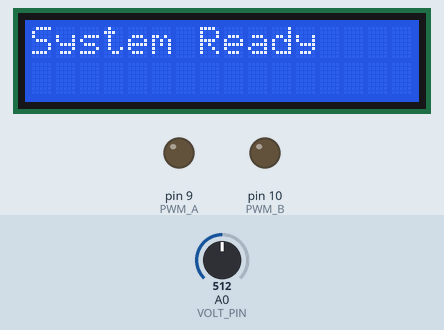
The sketch below on a simulated Arduino Uno, built with avr-gcc and run on an emulated ATmega328P. Parts: 16×2 character LCD, output pins drawn as LEDs (lit = HIGH). Dashed ring = blinking. Inputs (shaded band) come from the test bench; at power-on: A0 (VOLT_PIN) = 512.

Above: at 0.1 s.
2.3 s: A0 (VOLT_PIN) set to 306
At 3.4 s:
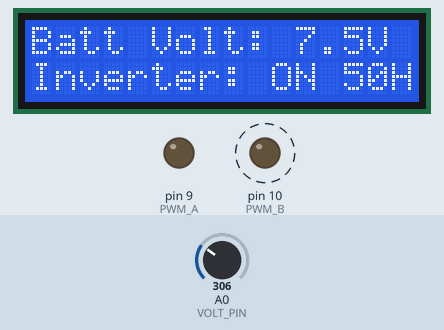
Timing chart, 0 to 6.2 s (numbered marks = the images above; inputs shaded):
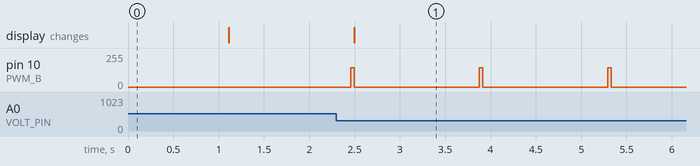

Measured:
- after the input at 2.3 s, the display: changes after 0.20 s (image 1)
- by itself, pin 10 (PWM_B): alternates 143/255 for 0.04 s and 0/255 for 1.4 s

The sketch:

single_phase_inverter.ino
```cpp
// ==========================================================
// SINGLE-PHASE FULL-BRIDGE INVERTER
// 50 Hz output
// 2 kHz SPWM
//
// PWM_A -> S1 and S4
// PWM_B -> S2 and S3
//
// Arduino UNO
// ==========================================================

#include <Wire.h>
#include <LiquidCrystal_I2C.h>

// Initialize LCD at standard address 0x27 (or change to 0x3F if your module uses that)
LiquidCrystal_I2C lcd(0x27, 16, 2);

#define PWM_A 9
#define PWM_B 10
#define VOLT_PIN A0

const float F_OUT = 50.0;
const float F_CARRIER = 2000.0;

const float MOD_INDEX = 0.8;

// Number of carrier periods in one 50-Hz cycle
const int CYCLES = 40;

// Dead time in microseconds
const int DEAD_TIME = 10;

// Counter to periodically refresh the LCD without interrupting SPWM
int cycleCount = 0;

void setup()
{
  pinMode(PWM_A, OUTPUT);
  pinMode(PWM_B, OUTPUT);

  digitalWrite(PWM_A, LOW);
  digitalWrite(PWM_B, LOW);

  // Initialize LCD
  lcd.init();
  lcd.backlight();
  lcd.clear();
  lcd.setCursor(0, 0);
  lcd.print("System Ready");
  delay(1000);
  lcd.clear();
}

void loop()
{
  // One complete 50-Hz cycle
  for (int n = 0; n < CYCLES; n++)
  {
    // Angle for 50-Hz sine wave
    float theta = 2.0 * PI * n / CYCLES;

    float sineValue = sin(theta);

    // =====================================================
    // POSITIVE HALF CYCLE
    // S1 + S4
    // =====================================================

    if (sineValue >= 0)
    {
      // PWM_A controls S1 + S4
      // PWM_B remains OFF

      int duty = 128 + (int)(127.0 * MOD_INDEX * sineValue);

      analogWrite(PWM_B, 0);

      delayMicroseconds(DEAD_TIME);

      analogWrite(PWM_A, duty);
    }

    // =====================================================
    // NEGATIVE HALF CYCLE
    // S2 + S3
    // =====================================================

    else
    {
      // PWM_B controls S2 + S3
      // PWM_A remains OFF

      int duty = 128 + (int)(127.0 * MOD_INDEX * (-sineValue));

      analogWrite(PWM_A, 0);

      delayMicroseconds(DEAD_TIME);

      analogWrite(PWM_B, duty);
    }

    // One carrier period
    delayMicroseconds(500);
  }

  // =====================================================
  // VOLTAGE MEASUREMENT & LCD DISPLAY
  // Placed right after one full 50-Hz cycle completes
  // Updates every 50 cycles (~1 second interval)
  // =====================================================
  cycleCount++;
  if (cycleCount >= 50)
  {
    cycleCount = 0;

    int adcValue = analogRead(VOLT_PIN);
    // Standard 0-25V sensor uses a 5:1 divider (R1=30k, R2=7.5k)
    float voltage = (adcValue * 5.0 / 1024.0) * 5.0;

    lcd.setCursor(0, 0);
    lcd.print("Batt Volt:      ");
    lcd.setCursor(11, 0);
    lcd.print(voltage, 1);
    lcd.print("V");

    lcd.setCursor(0, 1);
    lcd.print("Inverter: ON 50Hz");
  }
}
```
